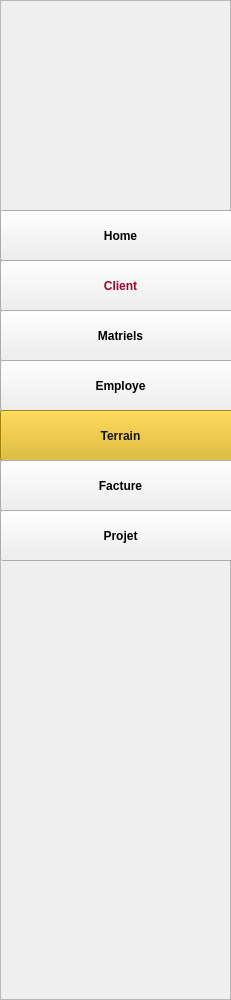
   <widget class="QFrame" name="frame">
    <property name="geometry">
     <rect>
      <x>0</x>
      <y>0</y>
      <width>231</width>
      <height>1000</height>
     </rect>
    </property>
    <property name="styleSheet">
     <string notr="true">#frame {
background:#deb30f;
}</string>
    </property>
    <property name="frameShape">
     <enum>QFrame::StyledPanel</enum>
    </property>
    <property name="frameShadow">
     <enum>QFrame::Raised</enum>
    </property>
    <widget class="QPushButton" name="home">
     <property name="geometry">
      <rect>
       <x>0</x>
       <y>210</y>
       <width>241</width>
       <height>51</height>
      </rect>
     </property>
     <property name="font">
      <font>
       <family>Arial</family>
       <weight>75</weight>
       <bold>true</bold>
      </font>
     </property>
     <property name="text">
      <string>Home</string>
     </property>
    </widget>
    <widget class="QPushButton" name="planning">
     <property name="geometry">
      <rect>
       <x>0</x>
       <y>260</y>
       <width>241</width>
       <height>51</height>
      </rect>
     </property>
     <property name="palette">
      <palette>
       <active>
        <colorrole role="ButtonText">
         <brush brushstyle="SolidPattern">
          <color alpha="255">
           <red>158</red>
           <green>4</green>
           <blue>45</blue>
          </color>
         </brush>
        </colorrole>
       </active>
       <inactive>
        <colorrole role="ButtonText">
         <brush brushstyle="SolidPattern">
          <color alpha="255">
           <red>158</red>
           <green>4</green>
           <blue>45</blue>
          </color>
         </brush>
        </colorrole>
       </inactive>
       <disabled>
        <colorrole role="ButtonText">
         <brush brushstyle="SolidPattern">
          <color alpha="255">
           <red>120</red>
           <green>120</green>
           <blue>120</blue>
          </color>
         </brush>
        </colorrole>
       </disabled>
      </palette>
     </property>
     <property name="font">
      <font>
       <family>Arial</family>
       <weight>75</weight>
       <bold>true</bold>
      </font>
     </property>
     <property name="text">
      <string>Client</string>
     </property>
    </widget>
    <widget class="QPushButton" name="Matriel">
     <property name="geometry">
      <rect>
       <x>0</x>
       <y>310</y>
       <width>241</width>
       <height>51</height>
      </rect>
     </property>
     <property name="font">
      <font>
       <family>Arial</family>
       <weight>75</weight>
       <bold>true</bold>
      </font>
     </property>
     <property name="text">
      <string>Matriels</string>
     </property>
    </widget>
    <widget class="QPushButton" name="employe">
     <property name="geometry">
      <rect>
       <x>0</x>
       <y>360</y>
       <width>241</width>
       <height>51</height>
      </rect>
     </property>
     <property name="font">
      <font>
       <family>Arial</family>
       <weight>75</weight>
       <bold>true</bold>
      </font>
     </property>
     <property name="text">
      <string>Employe</string>
     </property>
    </widget>
    <widget class="QPushButton" name="terrain">
     <property name="geometry">
      <rect>
       <x>0</x>
       <y>410</y>
       <width>241</width>
       <height>51</height>
      </rect>
     </property>
     <property name="palette">
      <palette>
       <active>
        <colorrole role="WindowText">
         <brush brushstyle="SolidPattern">
          <color alpha="255">
           <red>11</red>
           <green>11</green>
           <blue>11</blue>
          </color>
         </brush>
        </colorrole>
        <colorrole role="Button">
         <brush brushstyle="SolidPattern">
          <color alpha="255">
           <red>222</red>
           <green>179</green>
           <blue>15</blue>
          </color>
         </brush>
        </colorrole>
        <colorrole role="Text">
         <brush brushstyle="SolidPattern">
          <color alpha="255">
           <red>255</red>
           <green>255</green>
           <blue>255</blue>
          </color>
         </brush>
        </colorrole>
        <colorrole role="ButtonText">
         <brush brushstyle="SolidPattern">
          <color alpha="255">
           <red>20</red>
           <green>20</green>
           <blue>20</blue>
          </color>
         </brush>
        </colorrole>
        <colorrole role="Base">
         <brush brushstyle="SolidPattern">
          <color alpha="255">
           <red>222</red>
           <green>179</green>
           <blue>15</blue>
          </color>
         </brush>
        </colorrole>
        <colorrole role="Window">
         <brush brushstyle="SolidPattern">
          <color alpha="255">
           <red>222</red>
           <green>179</green>
           <blue>15</blue>
          </color>
         </brush>
        </colorrole>
        <colorrole role="PlaceholderText">
         <brush brushstyle="NoBrush">
          <color alpha="128">
           <red>255</red>
           <green>255</green>
           <blue>255</blue>
          </color>
         </brush>
        </colorrole>
       </active>
       <inactive>
        <colorrole role="WindowText">
         <brush brushstyle="SolidPattern">
          <color alpha="255">
           <red>11</red>
           <green>11</green>
           <blue>11</blue>
          </color>
         </brush>
        </colorrole>
        <colorrole role="Button">
         <brush brushstyle="SolidPattern">
          <color alpha="255">
           <red>222</red>
           <green>179</green>
           <blue>15</blue>
          </color>
         </brush>
        </colorrole>
        <colorrole role="Text">
         <brush brushstyle="SolidPattern">
          <color alpha="255">
           <red>255</red>
           <green>255</green>
           <blue>255</blue>
          </color>
         </brush>
        </colorrole>
        <colorrole role="ButtonText">
         <brush brushstyle="SolidPattern">
          <color alpha="255">
           <red>20</red>
           <green>20</green>
           <blue>20</blue>
          </color>
         </brush>
        </colorrole>
        <colorrole role="Base">
         <brush brushstyle="SolidPattern">
          <color alpha="255">
           <red>222</red>
           <green>179</green>
           <blue>15</blue>
          </color>
         </brush>
        </colorrole>
        <colorrole role="Window">
         <brush brushstyle="SolidPattern">
          <color alpha="255">
           <red>222</red>
           <green>179</green>
           <blue>15</blue>
          </color>
         </brush>
        </colorrole>
        <colorrole role="PlaceholderText">
         <brush brushstyle="NoBrush">
          <color alpha="128">
           <red>255</red>
           <green>255</green>
           <blue>255</blue>
          </color>
         </brush>
        </colorrole>
       </inactive>
       <disabled>
        <colorrole role="WindowText">
         <brush brushstyle="SolidPattern">
          <color alpha="255">
           <red>255</red>
           <green>255</green>
           <blue>255</blue>
          </color>
         </brush>
        </colorrole>
        <colorrole role="Button">
         <brush brushstyle="SolidPattern">
          <color alpha="255">
           <red>222</red>
           <green>179</green>
           <blue>15</blue>
          </color>
         </brush>
        </colorrole>
        <colorrole role="Text">
         <brush brushstyle="SolidPattern">
          <color alpha="255">
           <red>255</red>
           <green>255</green>
           <blue>255</blue>
          </color>
         </brush>
        </colorrole>
        <colorrole role="ButtonText">
         <brush brushstyle="SolidPattern">
          <color alpha="255">
           <red>255</red>
           <green>255</green>
           <blue>255</blue>
          </color>
         </brush>
        </colorrole>
        <colorrole role="Base">
         <brush brushstyle="SolidPattern">
          <color alpha="255">
           <red>222</red>
           <green>179</green>
           <blue>15</blue>
          </color>
         </brush>
        </colorrole>
        <colorrole role="Window">
         <brush brushstyle="SolidPattern">
          <color alpha="255">
           <red>222</red>
           <green>179</green>
           <blue>15</blue>
          </color>
         </brush>
        </colorrole>
        <colorrole role="PlaceholderText">
         <brush brushstyle="NoBrush">
          <color alpha="128">
           <red>255</red>
           <green>255</green>
           <blue>255</blue>
          </color>
         </brush>
        </colorrole>
       </disabled>
      </palette>
     </property>
     <property name="font">
      <font>
       <family>Arial</family>
       <weight>75</weight>
       <bold>true</bold>
      </font>
     </property>
     <property name="text">
      <string>Terrain</string>
     </property>
    </widget>
    <widget class="QPushButton" name="facture">
     <property name="geometry">
      <rect>
       <x>0</x>
       <y>460</y>
       <width>241</width>
       <height>51</height>
      </rect>
     </property>
     <property name="font">
      <font>
       <family>Arial</family>
       <weight>75</weight>
       <bold>true</bold>
      </font>
     </property>
     <property name="text">
      <string>Facture</string>
     </property>
    </widget>
    <widget class="QPushButton" name="projet">
     <property name="geometry">
      <rect>
       <x>0</x>
       <y>510</y>
       <width>241</width>
       <height>51</height>
      </rect>
     </property>
     <property name="font">
      <font>
       <family>Arial</family>
       <weight>75</weight>
       <bold>true</bold>
      </font>
     </property>
     <property name="text">
      <string>Projet</string>
     </property>
    </widget>
    <widget class="QLabel" name="label_2">
     <property name="geometry">
      <rect>
       <x>0</x>
       <y>0</y>
       <width>231</width>
       <height>211</height>
      </rect>
     </property>
     <property name="text">
      <string/>
     </property>
     <property name="pixmap">
      <pixmap>../../ggg.PNG</pixmap>
     </property>
    </widget>
   </widget>
